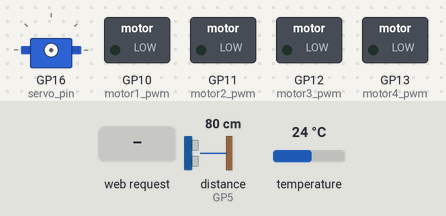
The program below on a simulated Raspberry Pi Pico running MicroPython. On the bench: servo, switched loads named in the program (green lamp = pin HIGH). Inputs (shaded band) come from the test bench; at power-on: distance to the obstacle (sensor on GP5) 80 cm, temperature 24 °C. The echo pulse lasts 58.3 µs per cm; WiFi joins after 1.5 s; random numbers come from a fixed seed; servo angles are drawn from the pulse width (0.5 ms = 0°, 2.5 ms = 180°); pins used as bus, display or sensor lines are not drawn; what the program prints to the serial console is not drawn.

Above: at 3.2 s.
3.3 s: HTTP request GET /cam_left received
At 4.3 s:
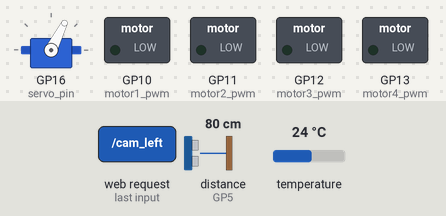
4.9 s: HTTP request GET /motor_forward received
At 6.1 s:
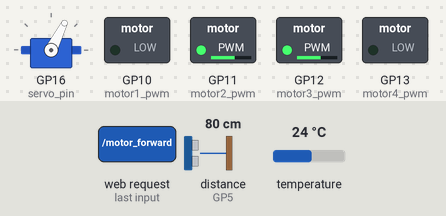
6.4 s: HTTP request GET /cam_right received
At 7.6 s:
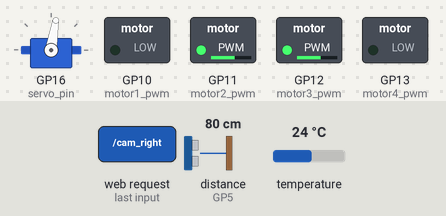
7.9 s: HTTP request GET /motor_backward received
At 8.6 s:
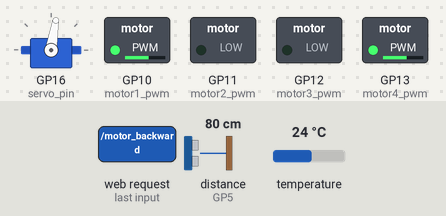
9.4 s: HTTP request GET /motor_left received
At 9.7 s:
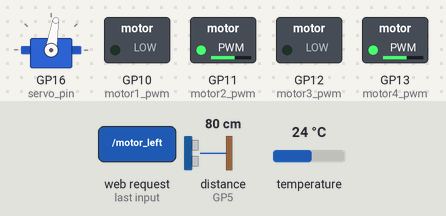
10.9 s: HTTP request GET /motor_right received
At 12.1 s:
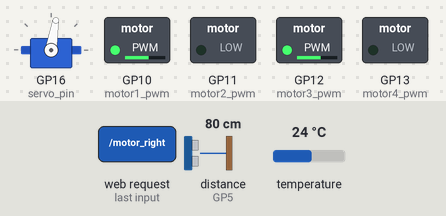
Timing chart, 0 to 13.4 s (numbered marks = the images above; inputs shaded):
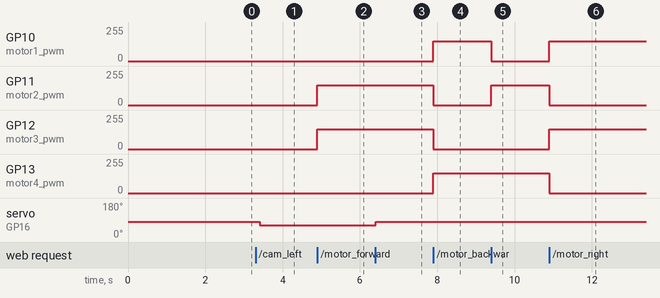

The program:

main.py
```python
import network
import random
import socket
import time
import machine
import onewire, ds18x20
import ubinascii
import gc
from machine import Pin, PWM, Timer
import utime
import ujson
from time import sleep

ssid = 'Galaxy A53 5G 01C3'
password = 'Miguel123'

autopilot_enabled = False
VELOCIDAD = 500

# Configuración del pin de datos del sensor DS18B20
ds_pin = machine.Pin(15)
ds_sensor = ds18x20.DS18X20(onewire.OneWire(ds_pin))
roms = ds_sensor.scan()

# Configuración del servomotor
servo_pin = Pin(16)
servo = PWM(servo_pin)
servo.freq(50)
current_angle = 90  # Ángulo inicial del servomotor

# Función para controlar el servomotor con un ángulo y velocidad lenta
def set_servo_angle_slowly(current_angle, target_angle):
    step = 1 if target_angle > current_angle else -1
    for angle in range(current_angle, target_angle + step, step):
        duty = int((angle / 18.0) + 2.5)
        servo.duty_u16(int(duty * 65536 / 100))
        time.sleep(0.01)  # Retardo para hacer el giro más lento

# Definición de pines para el sensor de distancia
trigger = Pin(4, Pin.OUT)
echo = Pin(5, Pin.IN)

# Definición de pines para motores con PWM
motor1_pwm = PWM(Pin(10))
motor2_pwm = PWM(Pin(11))
motor3_pwm = PWM(Pin(12))
motor4_pwm = PWM(Pin(13))

# Configuración de frecuencia PWM para los motores
motor1_pwm.freq(1000)
motor2_pwm.freq(1000)
motor3_pwm.freq(1000)
motor4_pwm.freq(1000)

# Función para establecer la velocidad de los motores
def set_motor_speed(motor_pwm, speed):
    if speed < 0:
        speed = 0
    elif speed > 1023:
        speed = 1023
    motor_pwm.duty_u16(int(speed * 65536 / 1023))  # Convertimos la velocidad a un valor de 16 bits

# Funciones de control del motor
def forward(speed):
    set_motor_speed(motor1_pwm, 0)
    set_motor_speed(motor2_pwm, speed)
    set_motor_speed(motor3_pwm, speed)
    set_motor_speed(motor4_pwm, 0)

def backward(speed):
    set_motor_speed(motor1_pwm, speed)
    set_motor_speed(motor2_pwm, 0)
    set_motor_speed(motor3_pwm, 0)
    set_motor_speed(motor4_pwm, speed)

def left(speed):
    set_motor_speed(motor1_pwm, 0)
    set_motor_speed(motor2_pwm, speed)
    set_motor_speed(motor3_pwm, 0)
    set_motor_speed(motor4_pwm, speed)

def right(speed):
    set_motor_speed(motor1_pwm, speed)
    set_motor_speed(motor2_pwm, 0)
    set_motor_speed(motor3_pwm, speed)
    set_motor_speed(motor4_pwm, 0)

def stop():
    set_motor_speed(motor1_pwm, 0)
    set_motor_speed(motor2_pwm, 0)
    set_motor_speed(motor3_pwm, 0)
    set_motor_speed(motor4_pwm, 0)

# Conectar a WiFi
def conectar():
    wlan = network.WLAN(network.STA_IF)
    wlan.active(True)
    wlan.connect(ssid, password)
    while not wlan.isconnected():
        print('Conectando ...')
        time.sleep(1)
    ip = wlan.ifconfig()[0]
    print(f'Conectado con IP: {ip}')
    return ip

# Configurar el socket
def open_socket(ip):
    address = (ip, 80)
    connection = socket.socket()
    connection.bind(address)
    connection.listen(1)
    return connection

# Función para leer la página HTML desde un archivo
def load_html():
    with open('index.html', 'r') as file:
        html = file.read()
    return html

# Función para leer la temperatura
def read_temperature():
    ds_sensor.convert_temp()
    time.sleep_ms(750)
    temp = ds_sensor.read_temp(roms[0])
    return temp

# Función para medir la distancia
def read_distance():
    trigger.low()
    utime.sleep_us(2)
    trigger.high()
    utime.sleep_us(5)
    trigger.low()
    while echo.value() == 0:
        signaloff = utime.ticks_us()
    while echo.value() == 1:
        signalon = utime.ticks_us()
    timepassed = signalon - signaloff
    distance = (timepassed * 0.0343) / 2
    return distance

# Función de control del Autopilot
def autopilot_loop(timer):
    global autopilot_enabled
    if autopilot_enabled:
        dist = read_distance()
        print(dist)

        if dist < 35:
            numero_aleatorio = random.uniform(0, 2)
            print("Girar:", numero_aleatorio, "segundos")
            numero = random.randint(1, 2)
            if numero == 1:
                right(VELOCIDAD)
                sleep(numero_aleatorio)
                stop()
                sleep(0.1)
            else:
                left(VELOCIDAD)
                sleep(numero_aleatorio)
                stop()
                sleep(0.1)
        else:
            forward(VELOCIDAD)
            sleep(0.1)
    else:
        stop()

# Configurar un temporizador para ejecutar el autopilot en intervalos de tiempo
autopilot_timer = Timer(-1)

# Servidor
def serve(connection):
    global current_angle, autopilot_enabled
    speed = 600  # Velocidad inicial
    while True:
        cliente = connection.accept()[0]
        peticion = cliente.recv(1024)
        peticion = str(peticion)
        print('Petición:', peticion)  # Añadir impresión para depuración

        try:
            peticion = peticion.split()[1]
        except IndexError:
            continue

        print('Procesando:', peticion)  # Añadir impresión para depuración

        if '/autopilot' in peticion:
            if 'state=on' in peticion:
                autopilot_enabled = True
                autopilot_timer.init(period=500, mode=Timer.PERIODIC, callback=autopilot_loop)
                print('Autopilot activado')  # Activa el Autopilot
            elif 'state=off' in peticion:
                autopilot_enabled = False
                autopilot_timer.deinit()  # Detener el temporizador
                stop()  # Detenemos el vehículo si se desactiva el Autopilot
                print('Autopilot desactivado')

            # Responder al cliente que la acción se ha realizado
            cliente.send('HTTP/1.1 200 OK\n')
            cliente.send('Content-Type: text/plain\n')
            cliente.send('Connection: close\n\n')
            cliente.sendall('Autopilot activado' if autopilot_enabled else 'Autopilot desactivado')
            cliente.close()
            continue

        if '/sensor_data' in peticion:
            temperature = read_temperature()
            distance = read_distance()

            # Crear una respuesta JSON con los datos de los sensores
            sensor_data = {
                'temperature': temperature,
                'distance': distance
            }

            # Enviar la respuesta JSON
            cliente.send('HTTP/1.1 200 OK\n')
            cliente.send('Content-Type: application/json\n')
            cliente.send('Connection: close\n\n')
            cliente.sendall(ujson.dumps(sensor_data))
            cliente.close()
            continue  # Salir de este ciclo y esperar la próxima solicitud


        if '/cam_left' in peticion:
            current_angle = max(current_angle - 10, 0)  # Disminuye el ángulo para girar a la izquierda
            set_servo_angle_slowly(current_angle + 10, current_angle)
        elif '/cam_right' in peticion:
            current_angle = min(current_angle + 10, 180)  # Aumenta el ángulo para girar a la derecha
            set_servo_angle_slowly(current_angle - 10, current_angle)
        elif '/cam_center' in peticion:
            servo.duty_u16(0)

        if '/motor_forward' in peticion:
            forward(speed)
        elif '/motor_backward' in peticion:
            backward(speed)
        elif '/motor_left' in peticion:
            left(speed)
        elif '/motor_right' in peticion:
            right(speed)
        elif '/motor_stop' in peticion:
            stop()

        if '/speed' in peticion:
            try:
                new_speed = int(peticion.split('=')[-1])
                print('Nueva velocidad:', new_speed)  # Añadir impresión para depuración
                speed = new_speed
            except ValueError:
                pass

        temperature = read_temperature()
        distance = read_distance()

        response = load_html()
        response = response.replace('TemperatureLoading', f'{temperature:.2f}')
        response = response.replace('DistanceLoading', f'{distance:.2f} cm')

        cliente.send('HTTP/1.1 200 OK\n')
        cliente.send('Content-Type: text/html\n')
        cliente.send('Connection: close\n\n')
        cliente.sendall(response)
        cliente.close()

# Ejecución
try:
    ip = conectar()
    connection = open_socket(ip)
    serve(connection)
except KeyboardInterrupt:
    machine.reset()
```

Measured:
- after the input at 3.3 s, servo on GP16 (servo_pin): 81° → 63° after 0.10 s
- after the input at 4.9 s, GP11 (motor2_pwm), GP12 (motor3_pwm): 0/255 → 150/255 at once
- after the input at 6.4 s, servo on GP16 (servo_pin): 63° → 81° at once
- after the input at 7.9 s, GP10 (motor1_pwm), GP13 (motor4_pwm): 0/255 → 150/255 at once; GP11 (motor2_pwm), GP12 (motor3_pwm): 150/255 → 0/255 at once
- after the input at 9.4 s, GP10 (motor1_pwm): 150/255 → 0/255 at once; GP11 (motor2_pwm): 0/255 → 150/255 at once
- after the input at 10.9 s, GP10 (motor1_pwm), GP12 (motor3_pwm): 0/255 → 150/255 at once; GP11 (motor2_pwm), GP13 (motor4_pwm): 150/255 → 0/255 at once
